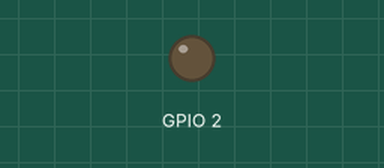
Simulated run of this sketch. Board: ESP32. Parts: output pins drawn as LEDs (lit = HIGH). WiFi joins after 1.5 s; servers stay silent unless stated; what the sketch prints to the serial monitor is not drawn.

Above: at 4.0 s.
Timing chart, 0 to 8.0 s (numbered marks = the images above):
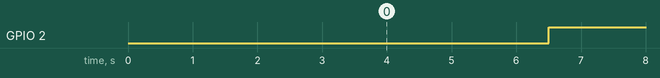

Measured:
- by itself, GPIO 2: alternates HIGH for 4.0 s and LOW for 1.0 s

The sketch:

4.1.4.ino
```cpp
#include <WiFi.h>
#include <WiFiUdp.h>

const char* ssid = "HZYYYYY";
WiFiUDP udp;
const int UDP_PACKET_SIZE = 100;
char udpBuffer[UDP_PACKET_SIZE];
IPAddress ipTarget(192,169,1,124);
IPAddress myIP(192,168,1,142);


void setup() {
  // put your setup code here, to run once:
Serial.begin(115200);
pinMode(2,OUTPUT);
Serial.print("Connecting to ");
Serial.println(ssid);
WiFi.config(myIP,IPAddress(192,168,1,1),IPAddress(255,255,255,0));
WiFi.begin(ssid);
udp.begin(208);

while (WiFi.status() != WL_CONNECTED)
{
  delay(500);
  Serial.print(".");
}
Serial.println("WiFi connected");
Serial.print(WiFi.localIP());
}

void fncUdpSend()
{
  strcpy(udpBuffer,"hello testing message");
  udp.beginPacket(ipTarget, 208);
  udp.printf("%s",udpBuffer);
  udp.endPacket();
  Serial.println(udpBuffer);
}

void fncUdpSendint(int i)
{
  udpBuffer[0] = i & 0xff;
  udpBuffer[1] = i >> 8 ;
  udpBuffer[2] = 0;
  udp.beginPacket(ipTarget, 208);
      udp.printf("%s",udpBuffer);
  udp.endPacket();
}

void loop() {
  // put your main code here, to run repeatedly:
delay(4000);
digitalWrite(2,LOW);
delay(1000);
digitalWrite(2,HIGH);
fncUdpSend();

}
```
